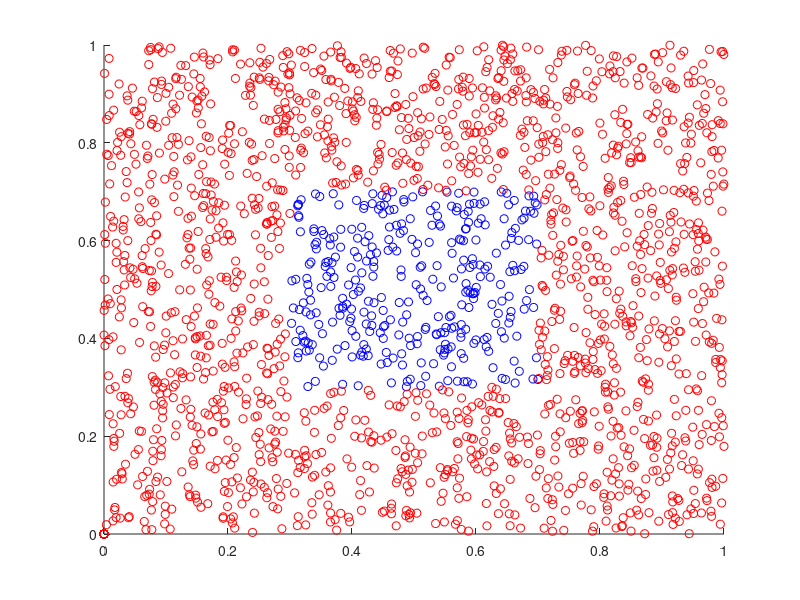

Write the MATLAB code that produced this figure.
function adaboost
    R = unifrnd(0,1,[2000,2]);
    x = R(:,1); y = R(:,2);
    labels = -1*ones(2000,1);
    positive_labels = (x >= 0.3).*(x <= 0.7).*(y >= 0.3).*(y <= 0.7);
    negative_labels = 1-positive_labels;
    scatter(x.*positive_labels, y.*positive_labels, 'b');
    hold on;
    scatter(x.*negative_labels, y.*negative_labels, 'r');
end